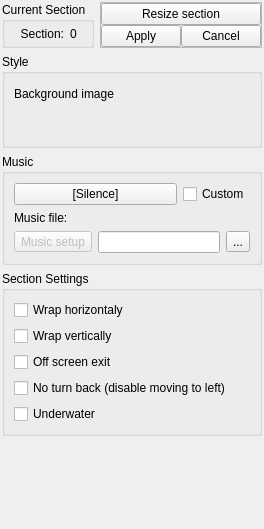
<?xml version="1.0" encoding="UTF-8"?>
<ui version="4.0">
 <class>LvlSectionProps</class>
 <widget class="QDockWidget" name="LvlSectionProps">
  <property name="geometry">
   <rect>
    <x>0</x>
    <y>0</y>
    <width>264</width>
    <height>529</height>
   </rect>
  </property>
  <property name="sizePolicy">
   <sizepolicy hsizetype="Preferred" vsizetype="Minimum">
    <horstretch>0</horstretch>
    <verstretch>0</verstretch>
   </sizepolicy>
  </property>
  <property name="focusPolicy">
   <enum>Qt::NoFocus</enum>
  </property>
  <property name="windowIcon">
   <iconset>
    <normaloff>:/toolbar/dock/section16.png</normaloff>:/toolbar/dock/section16.png</iconset>
  </property>
  <property name="allowedAreas">
   <set>Qt::LeftDockWidgetArea|Qt::RightDockWidgetArea</set>
  </property>
  <property name="windowTitle">
   <string>Section Settings</string>
  </property>
  <widget class="QWidget" name="dockWidgetContents">
   <layout class="QGridLayout" name="gridLayout_4" rowstretch="0,0,0,0">
    <property name="sizeConstraint">
     <enum>QLayout::SetMinimumSize</enum>
    </property>
    <property name="leftMargin">
     <number>0</number>
    </property>
    <property name="topMargin">
     <number>0</number>
    </property>
    <property name="rightMargin">
     <number>0</number>
    </property>
    <property name="bottomMargin">
     <number>0</number>
    </property>
    <item row="3" column="0" colspan="2">
     <widget class="QScrollArea" name="LVLPropSettingsScroll">
      <property name="frameShape">
       <enum>QFrame::NoFrame</enum>
      </property>
      <property name="frameShadow">
       <enum>QFrame::Plain</enum>
      </property>
      <property name="lineWidth">
       <number>0</number>
      </property>
      <property name="sizeAdjustPolicy">
       <enum>QAbstractScrollArea::AdjustToContents</enum>
      </property>
      <property name="widgetResizable">
       <bool>true</bool>
      </property>
      <widget class="QWidget" name="LVLPropSettingsScrollContents">
       <property name="geometry">
        <rect>
         <x>0</x>
         <y>0</y>
         <width>264</width>
         <height>510</height>
        </rect>
       </property>
       <property name="sizePolicy">
        <sizepolicy hsizetype="Preferred" vsizetype="Preferred">
         <horstretch>0</horstretch>
         <verstretch>0</verstretch>
        </sizepolicy>
       </property>
       <layout class="QVBoxLayout" name="verticalLayout" stretch="0,0,0,0,100">
        <property name="leftMargin">
         <number>2</number>
        </property>
        <property name="topMargin">
         <number>2</number>
        </property>
        <property name="rightMargin">
         <number>2</number>
        </property>
        <property name="bottomMargin">
         <number>2</number>
        </property>
        <item>
         <widget class="QWidget" name="LVLSectionTopSettings" native="true">
          <layout class="QGridLayout" name="gridLayout_6" columnstretch="1000,0">
           <property name="sizeConstraint">
            <enum>QLayout::SetMinimumSize</enum>
           </property>
           <property name="leftMargin">
            <number>0</number>
           </property>
           <property name="topMargin">
            <number>0</number>
           </property>
           <property name="rightMargin">
            <number>0</number>
           </property>
           <property name="bottomMargin">
            <number>0</number>
           </property>
           <item row="0" column="0">
            <widget class="QGroupBox" name="groupBox_5">
             <property name="minimumSize">
              <size>
               <width>0</width>
               <height>50</height>
              </size>
             </property>
             <property name="title">
              <string>Current Section</string>
             </property>
             <layout class="QHBoxLayout" name="horizontalLayout" stretch="50,0,0,50">
              <property name="sizeConstraint">
               <enum>QLayout::SetMinimumSize</enum>
              </property>
              <property name="leftMargin">
               <number>4</number>
              </property>
              <property name="topMargin">
               <number>0</number>
              </property>
              <property name="rightMargin">
               <number>4</number>
              </property>
              <property name="bottomMargin">
               <number>0</number>
              </property>
              <item>
               <spacer name="horizontalSpacer_2">
                <property name="orientation">
                 <enum>Qt::Horizontal</enum>
                </property>
                <property name="sizeHint" stdset="0">
                 <size>
                  <width>40</width>
                  <height>20</height>
                 </size>
                </property>
               </spacer>
              </item>
              <item>
               <widget class="QLabel" name="label_9">
                <property name="text">
                 <string>Section:</string>
                </property>
                <property name="alignment">
                 <set>Qt::AlignRight|Qt::AlignTrailing|Qt::AlignVCenter</set>
                </property>
               </widget>
              </item>
              <item>
               <widget class="QLabel" name="LVLProp_CurSect">
                <property name="text">
                 <string notr="true">0</string>
                </property>
               </widget>
              </item>
              <item>
               <spacer name="horizontalSpacer">
                <property name="orientation">
                 <enum>Qt::Horizontal</enum>
                </property>
                <property name="sizeHint" stdset="0">
                 <size>
                  <width>40</width>
                  <height>20</height>
                 </size>
                </property>
               </spacer>
              </item>
             </layout>
            </widget>
           </item>
           <item row="0" column="1">
            <widget class="QFrame" name="frame">
             <property name="frameShape">
              <enum>QFrame::StyledPanel</enum>
             </property>
             <property name="frameShadow">
              <enum>QFrame::Sunken</enum>
             </property>
             <layout class="QGridLayout" name="gridLayout_5" columnstretch="50,50">
              <property name="sizeConstraint">
               <enum>QLayout::SetMinimumSize</enum>
              </property>
              <property name="leftMargin">
               <number>0</number>
              </property>
              <property name="topMargin">
               <number>0</number>
              </property>
              <property name="rightMargin">
               <number>0</number>
              </property>
              <property name="bottomMargin">
               <number>0</number>
              </property>
              <property name="spacing">
               <number>0</number>
              </property>
              <item row="0" column="0" colspan="2">
               <widget class="QPushButton" name="ResizeSection">
                <property name="text">
                 <string>Resize section</string>
                </property>
                <property name="checkable">
                 <bool>false</bool>
                </property>
               </widget>
              </item>
              <item row="1" column="0">
               <widget class="QPushButton" name="applyResize">
                <property name="minimumSize">
                 <size>
                  <width>62</width>
                  <height>0</height>
                 </size>
                </property>
                <property name="text">
                 <string>Apply</string>
                </property>
               </widget>
              </item>
              <item row="1" column="1">
               <widget class="QPushButton" name="cancelResize">
                <property name="text">
                 <string>Cancel</string>
                </property>
               </widget>
              </item>
             </layout>
            </widget>
           </item>
          </layout>
         </widget>
        </item>
        <item>
         <widget class="QGroupBox" name="LVLPropStyleGr">
          <property name="sizePolicy">
           <sizepolicy hsizetype="Preferred" vsizetype="Fixed">
            <horstretch>0</horstretch>
            <verstretch>0</verstretch>
           </sizepolicy>
          </property>
          <property name="autoFillBackground">
           <bool>false</bool>
          </property>
          <property name="title">
           <string>Style</string>
          </property>
          <property name="flat">
           <bool>false</bool>
          </property>
          <layout class="QGridLayout" name="gridLayout" columnstretch="10000,0">
           <property name="sizeConstraint">
            <enum>QLayout::SetMinimumSize</enum>
           </property>
           <item row="0" column="0">
            <widget class="QLabel" name="LVLPropBckrImg">
             <property name="text">
              <string>Background image</string>
             </property>
            </widget>
           </item>
           <item row="1" column="0" colspan="2">
            <widget class="ImageSelector" name="imageSelector" native="true">
             <property name="minimumSize">
              <size>
               <width>0</width>
               <height>25</height>
              </size>
             </property>
            </widget>
           </item>
           <item row="0" column="1">
            <widget class="QPushButton" name="editBackground2Ini">
             <property name="toolTip">
              <string>Edit a custom background config...</string>
             </property>
             <property name="text">
              <string/>
             </property>
             <property name="icon">
              <iconset>
               <normaloff>:/images/pencil_16x16.png</normaloff>:/images/pencil_16x16.png</iconset>
             </property>
             <property name="flat">
              <bool>true</bool>
             </property>
            </widget>
           </item>
          </layout>
         </widget>
        </item>
        <item>
         <widget class="QGroupBox" name="LVLPropMusicGr">
          <property name="sizePolicy">
           <sizepolicy hsizetype="Preferred" vsizetype="Fixed">
            <horstretch>0</horstretch>
            <verstretch>0</verstretch>
           </sizepolicy>
          </property>
          <property name="title">
           <string>Music</string>
          </property>
          <layout class="QGridLayout" name="gridLayout_2" columnstretch="400,0,0">
           <property name="sizeConstraint">
            <enum>QLayout::SetMinimumSize</enum>
           </property>
           <item row="0" column="1" colspan="2">
            <widget class="QCheckBox" name="LVLPropsMusicCustomEn">
             <property name="sizePolicy">
              <sizepolicy hsizetype="Preferred" vsizetype="Preferred">
               <horstretch>0</horstretch>
               <verstretch>0</verstretch>
              </sizepolicy>
             </property>
             <property name="text">
              <string comment="Flag of custom music on the level">Custom</string>
             </property>
             <property name="tristate">
              <bool>false</bool>
             </property>
            </widget>
           </item>
           <item row="1" column="0" colspan="3">
            <widget class="QLabel" name="LVLPropCMusicLbl">
             <property name="sizePolicy">
              <sizepolicy hsizetype="Preferred" vsizetype="Fixed">
               <horstretch>0</horstretch>
               <verstretch>0</verstretch>
              </sizepolicy>
             </property>
             <property name="text">
              <string>Music file:</string>
             </property>
             <property name="alignment">
              <set>Qt::AlignLeading|Qt::AlignLeft|Qt::AlignVCenter</set>
             </property>
            </widget>
           </item>
           <item row="2" column="0" colspan="3">
            <widget class="QFrame" name="frame_2">
             <property name="frameShape">
              <enum>QFrame::NoFrame</enum>
             </property>
             <property name="frameShadow">
              <enum>QFrame::Raised</enum>
             </property>
             <layout class="QGridLayout" name="gridLayout_3">
              <property name="sizeConstraint">
               <enum>QLayout::SetMinimumSize</enum>
              </property>
              <property name="leftMargin">
               <number>0</number>
              </property>
              <property name="topMargin">
               <number>0</number>
              </property>
              <property name="rightMargin">
               <number>0</number>
              </property>
              <property name="bottomMargin">
               <number>0</number>
              </property>
              <item row="0" column="1">
               <widget class="QLineEdit" name="LVLPropsMusicCustom"/>
              </item>
              <item row="0" column="3">
               <widget class="QToolButton" name="LVLPropsMusicCustomBrowse">
                <property name="toolTip">
                 <string>Browse...</string>
                </property>
                <property name="text">
                 <string notr="true">...</string>
                </property>
               </widget>
              </item>
              <item row="0" column="0">
               <widget class="QToolButton" name="musicSetup">
                <property name="enabled">
                 <bool>false</bool>
                </property>
                <property name="toolTip">
                 <string>Change the extra format specific settings of a custom music</string>
                </property>
                <property name="text">
                 <string notr="true">Music setup</string>
                </property>
                <property name="icon">
                 <iconset>
                  <normaloff>:/dock/wrench_16x16.png</normaloff>:/dock/wrench_16x16.png</iconset>
                </property>
                <property name="popupMode">
                 <enum>QToolButton::InstantPopup</enum>
                </property>
               </widget>
              </item>
             </layout>
            </widget>
           </item>
           <item row="0" column="0">
            <widget class="QPushButton" name="LVLPropsMusicNumber">
             <property name="text">
              <string>[Silence]</string>
             </property>
            </widget>
           </item>
          </layout>
         </widget>
        </item>
        <item>
         <widget class="QGroupBox" name="LVLPropSettingsGrp">
          <property name="sizePolicy">
           <sizepolicy hsizetype="Preferred" vsizetype="Fixed">
            <horstretch>0</horstretch>
            <verstretch>0</verstretch>
           </sizepolicy>
          </property>
          <property name="title">
           <string>Section Settings</string>
          </property>
          <layout class="QVBoxLayout" name="verticalLayout_2">
           <property name="sizeConstraint">
            <enum>QLayout::SetMinimumSize</enum>
           </property>
           <item>
            <widget class="QCheckBox" name="LVLPropsWrapHorizontal">
             <property name="whatsThis">
              <string>Leaving for the screen, the player enters the screen on the other side</string>
             </property>
             <property name="text">
              <string comment="This must be translated as &quot;Connect left and right sides&quot;">Wrap horizontaly</string>
             </property>
             <property name="tristate">
              <bool>false</bool>
             </property>
            </widget>
           </item>
           <item>
            <widget class="QCheckBox" name="LVLPropsWrapVertical">
             <property name="text">
              <string>Wrap vertically</string>
             </property>
            </widget>
           </item>
           <item>
            <widget class="QCheckBox" name="LVLPropsOffScr">
             <property name="text">
              <string>Off screen exit</string>
             </property>
             <property name="tristate">
              <bool>false</bool>
             </property>
            </widget>
           </item>
           <item>
            <widget class="QCheckBox" name="LVLPropsNoTBack">
             <property name="text">
              <string comment="Please, translate as &quot;One way scrolling&quot;">No turn back (disable moving to left)</string>
             </property>
             <property name="tristate">
              <bool>false</bool>
             </property>
            </widget>
           </item>
           <item>
            <widget class="QCheckBox" name="LVLPropsUnderWater">
             <property name="text">
              <string>Underwater</string>
             </property>
             <property name="tristate">
              <bool>false</bool>
             </property>
            </widget>
           </item>
          </layout>
         </widget>
        </item>
        <item>
         <widget class="QFrame" name="extraSettings">
          <property name="frameShape">
           <enum>QFrame::NoFrame</enum>
          </property>
          <property name="frameShadow">
           <enum>QFrame::Plain</enum>
          </property>
          <property name="lineWidth">
           <number>0</number>
          </property>
          <layout class="QVBoxLayout" name="verticalLayout_3">
           <property name="spacing">
            <number>0</number>
           </property>
           <property name="leftMargin">
            <number>0</number>
           </property>
           <property name="topMargin">
            <number>0</number>
           </property>
           <property name="rightMargin">
            <number>0</number>
           </property>
           <property name="bottomMargin">
            <number>0</number>
           </property>
          </layout>
         </widget>
        </item>
       </layout>
      </widget>
     </widget>
    </item>
   </layout>
  </widget>
 </widget>
 <customwidgets>
  <customwidget>
   <class>ImageSelector</class>
   <extends>QWidget</extends>
   <header>common_features/image_selector.h</header>
   <container>1</container>
  </customwidget>
 </customwidgets>
 <resources>
  <include location="../../_resources/editor.qrc"/>
 </resources>
 <connections>
  <connection>
   <sender>LVLPropsMusicCustomEn</sender>
   <signal>toggled(bool)</signal>
   <receiver>musicSetup</receiver>
   <slot>setEnabled(bool)</slot>
   <hints>
    <hint type="sourcelabel">
     <x>192</x>
     <y>220</y>
    </hint>
    <hint type="destinationlabel">
     <x>26</x>
     <y>265</y>
    </hint>
   </hints>
  </connection>
 </connections>
</ui>
